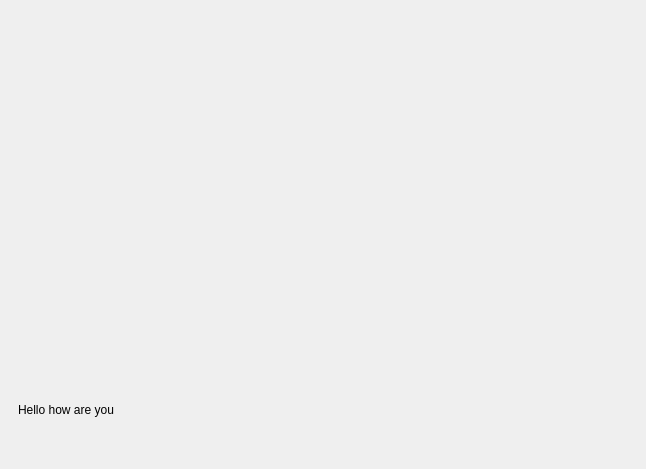
<?xml version="1.0" encoding="UTF-8"?>
<ui version="4.0">
 <class>MainWindow</class>
 <widget class="QMainWindow" name="MainWindow">
  <property name="geometry">
   <rect>
    <x>0</x>
    <y>0</y>
    <width>646</width>
    <height>469</height>
   </rect>
  </property>
  <property name="windowTitle">
   <string>MainWindow</string>
  </property>
  <widget class="QWidget" name="centralwidget">
   <layout class="QVBoxLayout" name="verticalLayout">
    <item>
     <widget class="QWidget" name="ViewerWidget" native="true">
      <layout class="QVBoxLayout" name="verticalLayout_2">
       <item>
        <widget class="QLabel" name="ImageViewer">
         <property name="text">
          <string/>
         </property>
        </widget>
       </item>
      </layout>
     </widget>
    </item>
    <item>
     <widget class="QWidget" name="widget_2" native="true">
      <property name="maximumSize">
       <size>
        <width>16777215</width>
        <height>100</height>
       </size>
      </property>
      <layout class="QVBoxLayout" name="verticalLayout_3">
       <item>
        <widget class="QLabel" name="licencePlate">
         <property name="text">
          <string>Hello how are you</string>
         </property>
        </widget>
       </item>
      </layout>
     </widget>
    </item>
   </layout>
  </widget>
 </widget>
 <resources/>
 <connections/>
</ui>
